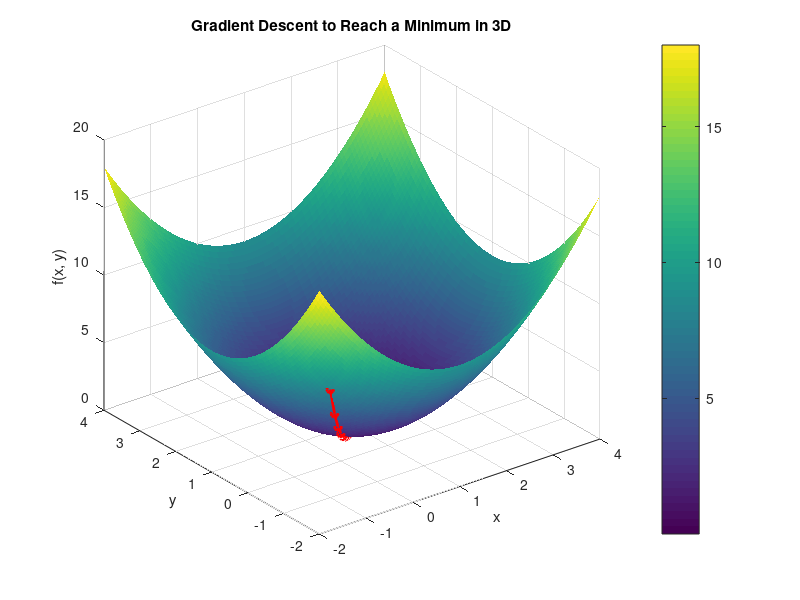

The MATLAB script that drew this image:
% Example 2: Utilizing Gradient Descent to Reach a Minimum in 3D

% Define the function f(x, y) = (x - 1)^2 + (y - 1)^2
f = @(x, y) (x - 1).^2 + (y - 1).^2;

% Create a grid for x and y
x = linspace(-2, 4, 100);
y = linspace(-2, 4, 100);
[X, Y] = meshgrid(x, y);
Z = f(X, Y);

% Plot the 3D surface
figure;
surf(X, Y, Z, 'EdgeColor', 'none');
hold on;
xlabel('x');
ylabel('y');
zlabel('f(x, y)');
title('Gradient Descent to Reach a Minimum in 3D');
colorbar;
grid on;
view(3);

% Initial point for gradient descent
x0 = -1;
y0 = -1;
x_current = x0;
y_current = y0;
learning_rate = 0.1;
max_iterations = 50;
trajectory_x = x_current;
trajectory_y = y_current;
trajectory_z = f(x_current, y_current);

for iter = 1:max_iterations
    grad_x = 2*(x_current - 1);
    grad_y = 2*(y_current - 1);
    x_next = x_current - learning_rate * grad_x;
    y_next = y_current - learning_rate * grad_y;
    trajectory_x(end+1) = x_next;
    trajectory_y(end+1) = y_next;
    trajectory_z(end+1) = f(x_next, y_next);
    if (abs(x_next - x_current) < 1e-6) && (abs(y_next - y_current) < 1e-6)
        break;
    end
    x_current = x_next;
    y_current = y_next;
end

% Plot the trajectory
plot3(trajectory_x, trajectory_y, trajectory_z, 'ro-', 'LineWidth', 2, 'MarkerSize', 5);
hold off;
pause;

